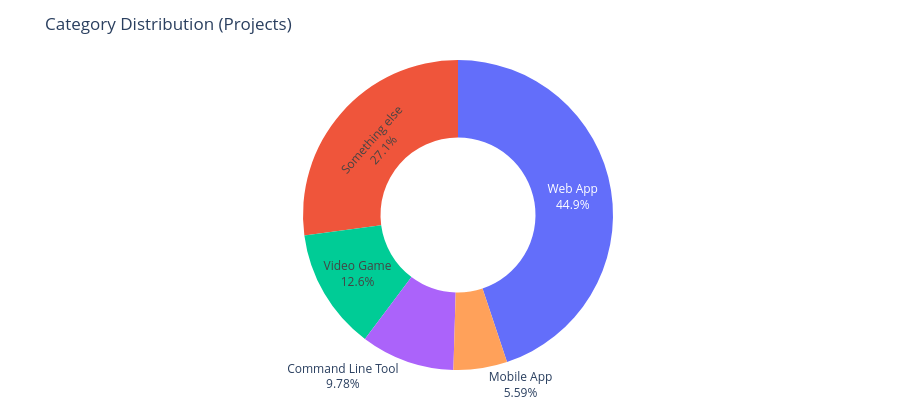

The notebook cell this image was saved under:
### Markdown cell above
## Category Distribution
Donut chart showing share of projects by category.

### Code cell
K = 12

if 'category' not in df.columns:
    print('No category column for distribution chart')
else:
    vc = (df['category'].astype(str)
                      .str.strip()
                      .replace({'': pd.NA, 'None': pd.NA, 'nan': pd.NA})
                      .dropna()
                      .value_counts())
    if len(vc) <= K:
        labels = vc.index.tolist()
        values = vc.values.tolist()
    else:
        top = vc.head(K)
        others = vc.iloc[K:].sum()
        labels = top.index.tolist() + ['Other']
        values = top.values.tolist() + [others]

    fig = go.Figure(go.Pie(labels=labels, values=values, hole=0.5,
                            textinfo='label+percent',
                            hovertemplate='%{label}: %{value} projects (%{percent})'))
    fig.update_layout(title_text='Category Distribution (Projects)',
                      height=max(DEFAULT_HEIGHT, 420), showlegend=False)
    fig.show()

    save_plotly(fig, name='project_category_distribution', description='Donut chart showing share of projects by category (top-k + Other)', friendly_name='Category Distribution (Projects)')

### Figure 1 — Plotly figure (JSON) as saved in the notebook; plotly's stock layout.template omitted (floating-point values rounded to 4 significant figures)
{"data": [{"hole": 0.5, "hovertemplate": "%{label}: %{value} projects (%{percent})", "labels": ["Web App", "Something else", "Video Game", "Command Line Tool", "Mobile App"], "textinfo": "label+percent", "type": "pie", "values": [2038, 1231, 574, 444, 254]}], "layout": {"height": 420, "showlegend": false, "title": {"text": "Category Distribution (Projects)"}}}
